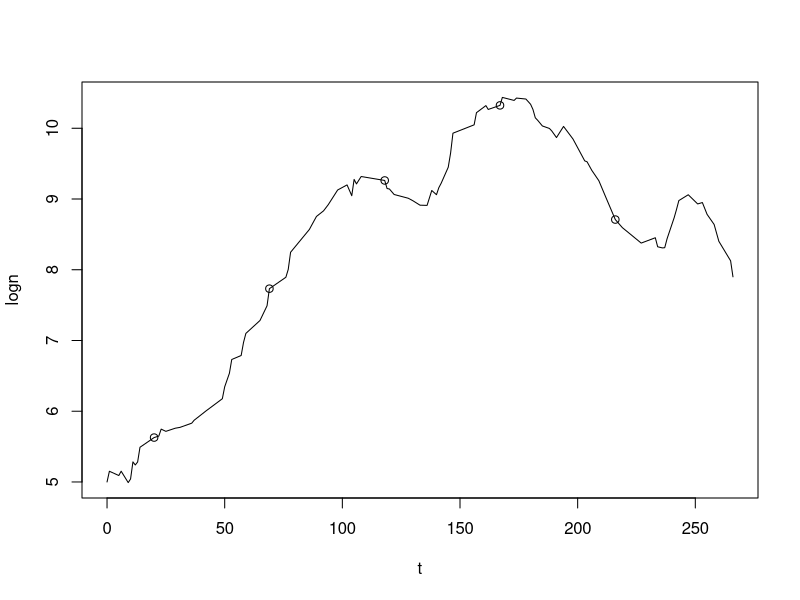
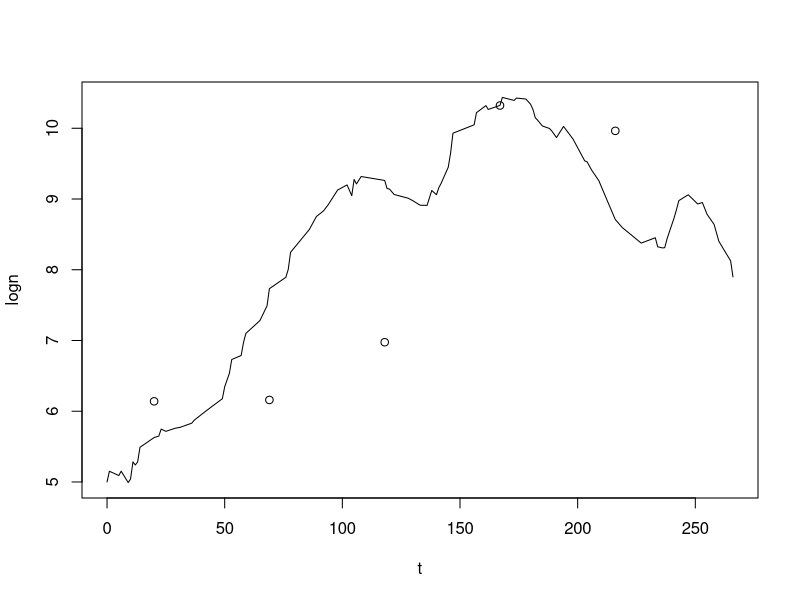

Source code (R) for these figures, in order: (Note: this script raises an error after producing the figures.)
# 30-06-2021

# In this script we run some simulations to produce plots for the JRS seminar

library(tidyverse)
library(gganimate)

rm(list = ls())

set.seed(43562345)

# set.seed(452345)

# Create temporal frame ---------------------------------------------------

# Number of observations
N <- 100

# Preliminary time increments(months)
dt <- ceiling(rexp(N-1, 0.5))

# Times
t <- c(0, cumsum(dt))

# Create regular observation times
t_obs <- seq(20, max(t) - 50, length.out = 5)

# Integrate with the process simulation times
t <- sort(c(t[!t %in% t_obs], t_obs))

# Recalculate dt
dt <- lead(t) - t


# Create a time series of an abundance process ----------------------------

# Abundance vector in log scale
logn <- vector("numeric", length = length(t))

# Initial population size (log)
logn[1] <- 5

# Diffusion standard deviation
sigma <- 0.1

# Change standard deviation
sig_beta <- 0.05

# Initial population change
beta <- 0

# Generate abundance time series
for(i in seq_along(logn[-1])){
    logn[i+1] <- logn[i] + beta + rnorm(1, 0, sigma)
    beta <- beta + rnorm(1, 0, sig_beta*sqrt(dt[i]))
}

plot(t, logn, type = "l")
points(t_obs, logn[t %in% t_obs])


# Create a time series of abundance observations --------------------------

# Observation error variance
sigma_obs <- 1.5

logn_obs <- logn[t %in% t_obs] + rnorm(length(t_obs), 0, sigma_obs)

plot(t, logn, type = "l")
points(t_obs, logn_obs)


# Create animated plot ----------------------------------------------------

obs <- rep(NA, length = length(logn))
obs[t %in% t_obs] <- logn_obs

df <- data.frame(t = t, dt = dt, logn = logn, obs = obs)

df %>%
    ggplot() +
    geom_line(aes(x = t, y = logn), col = "blue") +
    geom_segment(aes(x = t, y = logn, xend = t, yend = obs, group = seq_along(t)),
                 col = "darkgrey", linetype = "dashed", size = 1) +
    geom_point(aes(x = t, y = obs, group = seq_along(t)), size = 3) +
    geom_line(data = df[!is.na(df$obs),], aes(x = t, y = obs)) +
    xlab("Time") + ylab("Abundance") +
    theme_bw() +
    theme(axis.title = element_text(size = 15),
          axis.text = element_text(size = 13)) +
    transition_reveal(t)

anim_save("comms/output/abund_obs_anim.gif")
